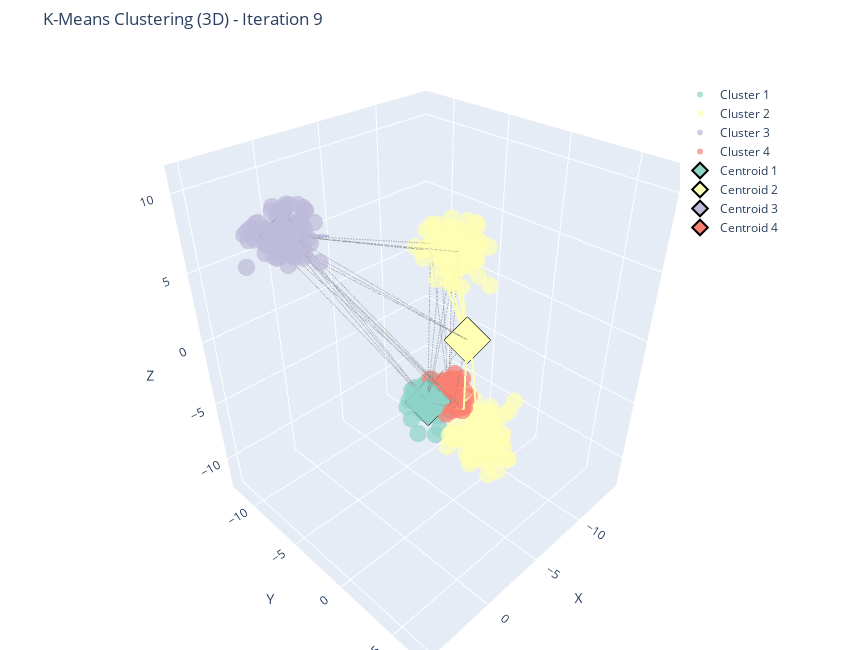
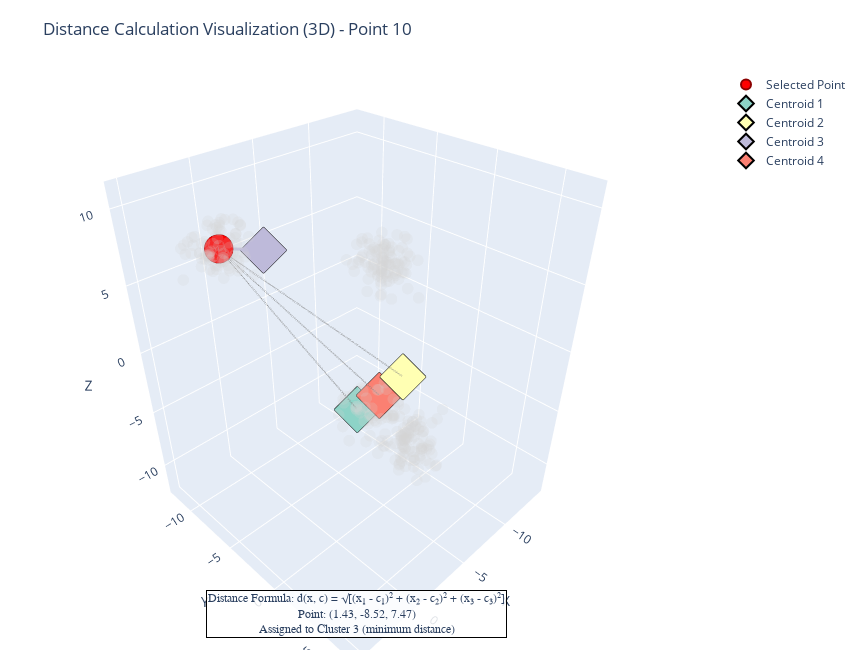

Notebook code for these charts, in order:
### Markdown cell above
### Example 5: 3D Cluster Visualization

Explore how K-Means behaves on a 3D dataset using interactive Plotly visuals.

### Code cell
# Generate and visualize a 3D dataset
X_3d_example, _ = generate_data(data_type='blobs', n_samples=400, n_centers=4, random_state=21, n_features=3)

kmeans_3d_example = KMeans(n_clusters=4, random_state=21, max_iters=15)
kmeans_3d_example.fit(X_3d_example)

# Main 3D visualization
fig_3d_example = create_main_visualization(
    X_3d_example,
    kmeans_3d_example,
    iteration=len(kmeans_3d_example.history) - 1,
    show_distances=True,
    show_voronoi=False
)
fig_3d_example.show()

# Distance calculation in 3D
point_idx_3d = 10
dist_fig_3d = create_distance_visualization(X_3d_example, kmeans_3d_example, point_idx=point_idx_3d, iteration=1)
dist_fig_3d.show()

# WCSS progression for 3D run
wcss_fig_3d = create_wcss_graph(kmeans_3d_example)
wcss_fig_3d.show()

display(create_math_explanation_panel(kmeans_3d_example, len(kmeans_3d_example.history) - 1))

### Figure 1 — Plotly figure (JSON) as saved in the notebook; plotly's stock layout.template omitted (floating-point values rounded to 4 significant figures; data arrays with more than 128 entries replaced by an {"elided": "..."} marker saying what was removed)
{"data": [{"line": {"color": "rgb(141,211,199)", "width": 4}, "mode": "lines", "name": "Centroid 1 Trail", "showlegend": false, "type": "scatter3d", "x": [-8.107, -8.707, -8.984, -8.913, -8.846, -8.721, -8.592, -8.536, -8.502, -8.502], "y": [-6.756, -6.608, -6.331, -6.345, -6.329, -6.286, -6.24, -6.224, -6.198, -6.198], "z": [-9.936, -9.352, -9.39, -9.317, -9.252, -9.157, -9.101, -9.095, -9.116, -9.116]}, {"line": {"color": "rgb(255,255,179)", "width": 4}, "mode": "lines", "name": "Centroid 2 Trail", "showlegend": false, "type": "scatter3d", "x": [-3.943, -5.828, -6.111, -6.348, -6.429, -6.429, -6.429, -6.429, -6.429, -6.429], "y": [2.815, 0.5914, 0.1786, -0.2726, -0.5606, -0.5606, -0.5606, -0.5606, -0.5606, -0.5606], "z": [-3.873, -1.009, -0.624, -0.09911, 0.2359, 0.2359, 0.2359, 0.2359, 0.2359, 0.2359]}, {"line": {"color": "rgb(190,186,218)", "width": 4}, "mode": "lines", "name": "Centroid 3 Trail", "showlegend": false, "type": "scatter3d", "x": [2.179, -1.212, -0.7298, 0.4837, 1.466, 1.466, 1.466, 1.466, 1.466, 1.466], "y": [-8.9, -7.52, -7.686, -8.122, -8.488, -8.488, -8.488, -8.488, -8.488, -8.488], "z": [7.125, 6.843, 6.992, 7.267, 7.481, 7.481, 7.481, 7.481, 7.481, 7.481]}, {"line": {"color": "rgb(251,128,114)", "width": 4}, "mode": "lines", "name": "Centroid 4 Trail", "showlegend": false, "type": "scatter3d", "x": [-10.12, -10.06, -10.2, -10.25, -10.29, -10.33, -10.31, -10.29, -10.29, -10.29], "y": [-4.7, -5.423, -5.369, -5.374, -5.411, -5.503, -5.596, -5.629, -5.658, -5.658], "z": [-8.736, -8.018, -8.712, -8.805, -8.884, -8.992, -9.048, -9.055, -9.04, -9.04]}, {"hovertemplate": "<b>Point %{text}</b><br>X: %{x:.2f}<br>Y: %{y:.2f}<br>Z: %{z:.2f}<extra></extra>", "marker": {"color": "rgb(141,211,199)", "opacity": 0.7, "size": 6}, "mode": "markers", "name": "Cluster 1", "text": ["Point 3", "Point 22", "Point 53", "Point 54", "Point 57", "Point 74", "Point 84", "Point 88", "Point 91", "Point 96", "Point 106", "Point 127", "Point 159", "Point 170", "Point 171", "Point 192", "Point 204", "Point 213", "Point 215", "Point 238", "Point 242", "Point 244", "Point 259", "Point 260", "Point 263", "Point 278", "Point 279", "Point 280", "Point 295", "Point 296", "Point 300", "Point 303", "Point 311", "Point 314", "Point 334", "Point 345", "Point 353", "Point 365", "Point 381", "Point 385", "Point 395"], "type": "scatter3d", "x": [-8.614, -8.294, -8.627, -9.744, -7.715, -8.954, -6.707, -8.69, -8.217, -9.025, -8.107, -8.878, -8.679, -8.466, -6.664, -9.561, -8.519, -8.961, -8.471, -9.493, -9.408, -8.468, -7.505, -8.711, -8.598, -8.579, -7.826, -9.004, -9.154, -9.022, -8.801, -9.007, -8.93, -8.455, -9.096, -7.281, -9.557, -9.022, -7.255, -6.953, -7.583], "y": [-6.618, -6.65, -6.161, -7.594, -7.548, -5.815, -6.072, -7.925, -4.633, -5.836, -6.756, -5.495, -6.478, -4.944, -5.474, -7.122, -6.532, -5.336, -6.432, -8.168, -7.455, -5.472, -7.007, -6.894, -5.718, -6.131, -4.099, -7.334, -6.322, -5.737, -5.173, -4.876, -6.166, -5.543, -5.231, -5.331, -6.714, -7.063, -6.82, -6.967, -4.459], "z": [-9.033, -7.662, -9.108, -8.586, -9.248, -7.933, -7.312, -8.756, -10.66, -8.835, -9.936, -10.33, -9.468, -8.936, -10.74, -9.424, -8.947, -9.319, -9.188, -9.503, -8.748, -8.404, -7.881, -10.76, -9.979, -9.366, -7.347, -9.674, -8.525, -10.2, -9.152, -9.68, -7.403, -9.795, -9.679, -7.763, -7.802, -8.317, -10.43, -9.158, -10.78]}, {"hovertemplate": "<b>Point %{text}</b><br>X: %{x:.2f}<br>Y: %{y:.2f}<br>Z: %{z:.2f}<extra></extra>", "marker": {"color": "rgb(255,255,179)", "opacity": 0.7, "size": 6}, "mode": "markers", "name": "Cluster 2", "text": {"elided": "200 str values"}, "type": "scatter3d", "x": {"elided": "200 float values"}, "y": {"elided": "200 float values"}, "z": {"elided": "200 float values"}}, {"hovertemplate": "<b>Point %{text}</b><br>X: %{x:.2f}<br>Y: %{y:.2f}<br>Z: %{z:.2f}<extra></extra>", "marker": {"color": "rgb(190,186,218)", "opacity": 0.7, "size": 6}, "mode": "markers", "name": "Cluster 3", "text": ["Point 5", "Point 7", "Point 10", "Point 19", "Point 21", "Point 25", "Point 32", "Point 40", "Point 41", "Point 43", "Point 49", "Point 56", "Point 59", "Point 61", "Point 62", "Point 63", "Point 72", "Point 73", "Point 76", "Point 83", "Point 86", "Point 89", "Point 95", "Point 100", "Point 105", "Point 109", "Point 111", "Point 113", "Point 120", "Point 123", "Point 124", "Point 137", "Point 141", "Point 142", "Point 143", "Point 149", "Point 150", "Point 155", "Point 161", "Point 164", "Point 175", "Point 179", "Point 184", "Point 187", "Point 193", "Point 195", "Point 196", "Point 197", "Point 206", "Point 207", "Point 211", "Point 216", "Point 218", "Point 219", "Point 220", "Point 227", "Point 240", "Point 241", "Point 245", "Point 246", "Point 248", "Point 253", "Point 254", "Point 255", "Point 264", "Point 266", "Point 267", "Point 269", "Point 273", "Point 282", "Point 285", "Point 289", "Point 293", "Point 304", "Point 308", "Point 309", "Point 313", "Point 315", "Point 317", "Point 327", "Point 328", "Point 333", "Point 335", "Point 336", "Point 339", "Point 343", "Point 346", "Point 347", "Point 352", "Point 371", "Point 373", "Point 374", "Point 376", "Point 380", "Point 382", "Point 390", "Point 393", "Point 396", "Point 397", "Point 399"], "type": "scatter3d", "x": [1.691, 1.087, 1.434, 0.8497, 1.623, 1.735, 0.3335, 2.369, 0.2649, 1.071, 1.063, 0.3255, 1.674, 2.179, 1.171, 0.7147, 2.246, 0.5618, 1.42, 2.161, 1.076, 1.955, 1.352, 3.337, 0.9922, 0.5845, 0.6241, 2.212, 0.953, 1.74, 2.368, 1.323, 0.8123, -0.04353, 1.864, 1.94, 0.8228, 1.177, 1.624, 2.023, 2.267, 2.472, 2.714, 1.574, 3.813, 1.939, 1.228, 2.339, 1.645, 1.452, -0.1013, 1.028, 0.8244, 0.06891, 0.6658, 1.079, 1.218, 3.073, 2.448, 1.883, 1.365, 1.253, 3.265, 1.542, 0.1124, -0.3167, 2.366, 2.412, 1.97, 1.71, -0.4566, 1.225, 0.6402, 0.0003679, 2.7, 0.8446, 2.752, 0.6066, 2.468, 1.13, 0.5428, 2.275, 2.285, -0.1008, 2.397, 0.4441, 1.295, 2.104, 1.102, 2.221, 0.9362, 0.3057, 0.5395, 2.833, 2.458, 2.401, 1.713, 2.314, 2.284, 0.3242], "y": [-7.932, -6.703, -8.517, -7.778, -7.898, -8.135, -7.529, -9.836, -9.456, -9.23, -9.762, -8.116, -7.749, -8.9, -6.903, -6.061, -8.017, -7.968, -8.561, -9.017, -7.921, -8.7, -9.59, -9.977, -8.292, -10.65, -9.72, -9.487, -7.156, -8.559, -6.804, -8.303, -8.201, -9.35, -6.923, -7.634, -7.446, -10.12, -8.971, -8.497, -8.992, -6.449, -8.642, -8.085, -8.409, -8.984, -9.227, -7.988, -7.698, -9.353, -10.78, -8.599, -9.352, -7.914, -9.171, -10.25, -7.138, -6.983, -10.08, -7.394, -8.518, -6.852, -9.795, -7.141, -8.446, -7.683, -9.509, -9.142, -9.123, -7.065, -8.883, -9.288, -7.097, -9.201, -9.86, -9.561, -10.28, -7.887, -9.666, -8.39, -7.927, -6.812, -7.76, -7.991, -9.011, -8.949, -8.992, -6.613, -8.994, -8.69, -8.9, -9.755, -9.192, -7.434, -8.105, -7.497, -8.036, -8.241, -8.34, -10.34], "z": [5.82, 8.288, 7.475, 7.344, 8.937, 6.922, 7.2, 8.068, 5.635, 7.096, 6.774, 8.215, 9.29, 7.125, 7.114, 6.348, 7.362, 6.604, 8.974, 6.865, 7.936, 6.897, 5.556, 5.542, 7.516, 8.311, 5.878, 7.084, 6.51, 7.888, 7.66, 7.448, 7.112, 7.405, 6.745, 8.141, 7.924, 7.109, 7.28, 7.529, 7.94, 7.746, 6.706, 7.544, 7.966, 6.089, 8.449, 9.406, 7.52, 7.524, 6.405, 6.732, 8.367, 8.769, 7.567, 6.677, 7.461, 8.322, 6.976, 9.621, 6.93, 8.662, 7.662, 8.055, 8.038, 7.956, 8.232, 7.33, 7.907, 7.444, 8.479, 7.02, 9.153, 6.413, 7.891, 7.765, 7.557, 5.931, 7.655, 7.681, 9.248, 7.766, 6.925, 6.581, 6.979, 8.897, 6.138, 7.094, 7.991, 7.239, 6.306, 7.865, 8.891, 7.585, 7.429, 6.812, 8.391, 7.487, 7.347, 6.656]}, {"hovertemplate": "<b>Point %{text}</b><br>X: %{x:.2f}<br>Y: %{y:.2f}<br>Z: %{z:.2f}<extra></extra>", "marker": {"color": "rgb(251,128,114)", "opacity": 0.7, "size": 6}, "mode": "markers", "name": "Cluster 4", "text": ["Point 24", "Point 29", "Point 31", "Point 33", "Point 51", "Point 71", "Point 81", "Point 85", "Point 94", "Point 98", "Point 102", "Point 104", "Point 110", "Point 140", "Point 152", "Point 160", "Point 165", "Point 180", "Point 182", "Point 183", "Point 188", "Point 189", "Point 190", "Point 201", "Point 205", "Point 208", "Point 210", "Point 217", "Point 224", "Point 231", "Point 233", "Point 236", "Point 243", "Point 249", "Point 258", "Point 275", "Point 288", "Point 290", "Point 292", "Point 298", "Point 301", "Point 305", "Point 307", "Point 319", "Point 322", "Point 329", "Point 342", "Point 344", "Point 348", "Point 351", "Point 354", "Point 359", "Point 361", "Point 363", "Point 367", "Point 368", "Point 369", "Point 388", "Point 394"], "type": "scatter3d", "x": [-8.924, -10.77, -9.416, -10.02, -11.14, -9.629, -10.03, -10.21, -11.11, -10.01, -10.21, -9.912, -10.01, -9.62, -9.579, -10.24, -10.11, -9.76, -10.79, -10.49, -9.881, -10.51, -9.685, -9.967, -10.67, -10.99, -11.17, -9.83, -10.12, -9.56, -11.11, -9.718, -12.86, -11.16, -10.06, -9.693, -9.622, -9.424, -9.952, -11.59, -10.17, -9.53, -10.04, -10.47, -10.0, -10.2, -10.99, -10.23, -10.99, -10.6, -9.842, -10.47, -12.04, -10.13, -9.718, -9.912, -11.39, -10.49, -10.21], "y": [-4.081, -5.882, -5.038, -6.551, -5.652, -5.332, -6.587, -6.056, -7.827, -5.095, -6.601, -5.663, -5.449, -5.463, -5.638, -5.073, -4.924, -5.479, -4.536, -5.868, -5.277, -7.139, -6.38, -4.687, -5.993, -4.519, -5.792, -6.738, -4.7, -4.912, -4.961, -4.348, -7.37, -6.061, -5.199, -5.958, -4.948, -5.093, -6.157, -5.086, -5.958, -5.619, -6.035, -6.415, -4.501, -4.061, -8.392, -4.019, -6.082, -5.039, -6.325, -5.03, -6.714, -7.004, -5.316, -7.323, -4.446, -4.802, -6.598], "z": [-9.021, -9.593, -6.941, -8.556, -9.943, -9.184, -8.649, -8.307, -10.11, -9.838, -9.649, -10.12, -7.465, -8.738, -9.667, -9.791, -6.58, -8.777, -9.988, -8.029, -9.206, -9.02, -8.883, -9.273, -10.25, -10.07, -8.604, -9.583, -8.736, -9.198, -7.547, -6.689, -9.8, -10.49, -8.004, -8.825, -9.26, -10.21, -10.07, -9.809, -8.476, -9.626, -8.269, -8.205, -9.721, -9.712, -10.54, -7.735, -8.4, -8.724, -8.853, -8.817, -9.001, -8.873, -9.626, -8.207, -9.188, -9.847, -9.079]}, {"hovertemplate": "Distance to Centroid 1: 14.16<extra></extra>", "line": {"color": "gray", "dash": "dot", "width": 2}, "mode": "lines", "showlegend": false, "type": "scatter3d", "x": [-8.412, -8.502], "y": [-3.285, -6.198], "z": [4.74, -9.116]}, {"hovertemplate": "Distance to Centroid 2: 5.63<extra></extra>", "line": {"color": "rgb(255,255,179)", "dash": "solid", "width": 4}, "mode": "lines", "showlegend": false, "type": "scatter3d", "x": [-8.412, -6.429], "y": [-3.285, -0.5606], "z": [4.74, 0.2359]}, {"hovertemplate": "Distance to Centroid 3: 11.50<extra></extra>", "line": {"color": "gray", "dash": "dot", "width": 2}, "mode": "lines", "showlegend": false, "type": "scatter3d", "x": [-8.412, 1.466], "y": [-3.285, -8.488], "z": [4.74, 7.481]}, {"hovertemplate": "Distance to Centroid 4: 14.11<extra></extra>", "line": {"color": "gray", "dash": "dot", "width": 2}, "mode": "lines", "showlegend": false, "type": "scatter3d", "x": [-8.412, -10.29], "y": [-3.285, -5.658], "z": [4.74, -9.04]}, {"hovertemplate": "Distance to Centroid 1: 20.66<extra></extra>", "line": {"color": "gray", "dash": "dot", "width": 2}, "mode": "lines", "showlegend": false, "type": "scatter3d", "x": [2.369, -8.502], "y": [-9.836, -6.198], "z": [8.068, -9.116]}, {"hovertemplate": "Distance to Centroid 2: 14.99<extra></extra>", "line": {"color": "gray", "dash": "dot", "width": 2}, "mode": "lines", "showlegend": false, "type": "scatter3d", "x": [2.369, -6.429], "y": [-9.836, -0.5606], "z": [8.068, 0.2359]}, {"hovertemplate": "Distance to Centroid 3: 1.73<extra></extra>", "line": {"color": "rgb(190,186,218)", "dash": "solid", "width": 4}, "mode": "lines", "showlegend": false, "type": "scatter3d", "x": [2.369, 1.466], "y": [-9.836, -8.488], "z": [8.068, 7.481]}, {"hovertemplate": "Distance to Centroid 4: 21.69<extra></extra>", "line": {"color": "gray", "dash": "dot", "width": 2}, "mode": "lines", "showlegend": false, "type": "scatter3d", "x": [2.369, -10.29], "y": [-9.836, -5.658], "z": [8.068, -9.04]}, {"hovertemplate": "Distance to Centroid 1: 11.50<extra></extra>", "line": {"color": "gray", "dash": "dot", "width": 2}, "mode": "lines", "showlegend": false, "type": "scatter3d", "x": [-3.619, -8.502], "y": [1.851, -6.198], "z": [-2.513, -9.116]}, {"hovertemplate": "Distance to Centroid 2: 4.61<extra></extra>", "line": {"color": "rgb(255,255,179)", "dash": "solid", "width": 4}, "mode": "lines", "showlegend": false, "type": "scatter3d", "x": [-3.619, -6.429], "y": [1.851, -0.5606], "z": [-2.513, 0.2359]}, {"hovertemplate": "Distance to Centroid 3: 15.25<extra></extra>", "line": {"color": "gray", "dash": "dot", "width": 2}, "mode": "lines", "showlegend": false, "type": "scatter3d", "x": [-3.619, 1.466], "y": [1.851, -8.488], "z": [-2.513, 7.481]}, {"hovertemplate": "Distance to Centroid 4: 11.98<extra></extra>", "line": {"color": "gray", "dash": "dot", "width": 2}, "mode": "lines", "showlegend": false, "type": "scatter3d", "x": [-3.619, -10.29], "y": [1.851, -5.658], "z": [-2.513, -9.04]}, {"hovertemplate": "Distance to Centroid 1: 18.29<extra></extra>", "line": {"color": "gray", "dash": "dot", "width": 2}, "mode": "lines", "showlegend": false, "type": "scatter3d", "x": [0.953, -8.502], "y": [-7.156, -6.198], "z": [6.51, -9.116]}, {"hovertemplate": "Distance to Centroid 2: 11.72<extra></extra>", "line": {"color": "gray", "dash": "dot", "width": 2}, "mode": "lines", "showlegend": false, "type": "scatter3d", "x": [0.953, -6.429], "y": [-7.156, -0.5606], "z": [6.51, 0.2359]}, {"hovertemplate": "Distance to Centroid 3: 1.73<extra></extra>", "line": {"color": "rgb(190,186,218)", "dash": "solid", "width": 4}, "mode": "lines", "showlegend": false, "type": "scatter3d", "x": [0.953, 1.466], "y": [-7.156, -8.488], "z": [6.51, 7.481]}, {"hovertemplate": "Distance to Centroid 4: 19.25<extra></extra>", "line": {"color": "gray", "dash": "dot", "width": 2}, "mode": "lines", "showlegend": false, "type": "scatter3d", "x": [0.953, -10.29], "y": [-7.156, -5.658], "z": [6.51, -9.04]}, {"hovertemplate": "Distance to Centroid 1: 2.17<extra></extra>", "line": {"color": "gray", "dash": "dot", "width": 2}, "mode": "lines", "showlegend": false, "type": "scatter3d", "x": [-10.24, -8.502], "y": [-5.073, -6.198], "z": [-9.791, -9.116]}, {"hovertemplate": "Distance to Centroid 2: 11.64<extra></extra>", "line": {"color": "gray", "dash": "dot", "width": 2}, "mode": "lines", "showlegend": false, "type": "scatter3d", "x": [-10.24, -6.429], "y": [-5.073, -0.5606], "z": [-9.791, 0.2359]}, {"hovertemplate": "Distance to Centroid 3: 21.14<extra></extra>", "line": {"color": "gray", "dash": "dot", "width": 2}, "mode": "lines", "showlegend": false, "type": "scatter3d", "x": [-10.24, 1.466], "y": [-5.073, -8.488], "z": [-9.791, 7.481]}, {"hovertemplate": "Distance to Centroid 4: 0.95<extra></extra>", "line": {"color": "rgb(251,128,114)", "dash": "solid", "width": 4}, "mode": "lines", "showlegend": false, "type": "scatter3d", "x": [-10.24, -10.29], "y": [-5.073, -5.658], "z": [-9.791, -9.04]}, {"hovertemplate": "Distance to Centroid 1: 14.33<extra></extra>", "line": {"color": "gray", "dash": "dot", "width": 2}, "mode": "lines", "showlegend": false, "type": "scatter3d", "x": [-7.415, -8.502], "y": [-4.907, -6.198], "z": [5.111, -9.116]}, {"hovertemplate": "Distance to Centroid 2: 6.61<extra></extra>", "line": {"color": "rgb(255,255,179)", "dash": "solid", "width": 4}, "mode": "lines", "showlegend": false, "type": "scatter3d", "x": [-7.415, -6.429], "y": [-4.907, -0.5606], "z": [5.111, 0.2359]}, {"hovertemplate": "Distance to Centroid 3: 9.86<extra></extra>", "line": {"color": "gray", "dash": "dot", "width": 2}, "mode": "lines", "showlegend": false, "type": "scatter3d", "x": [-7.415, 1.466], "y": [-4.907, -8.488], "z": [5.111, 7.481]}, {"hovertemplate": "Distance to Centroid 4: 14.46<extra></extra>", "line": {"color": "gray", "dash": "dot", "width": 2}, "mode": "lines", "showlegend": false, "type": "scatter3d", "x": [-7.415, -10.29], "y": [-4.907, -5.658], "z": [5.111, -9.04]}, {"hovertemplate": "Distance to Centroid 1: 19.24<extra></extra>", "line": {"color": "gray", "dash": "dot", "width": 2}, "mode": "lines", "showlegend": false, "type": "scatter3d", "x": [1.218, -8.502], "y": [-7.138, -6.198], "z": [7.461, -9.116]}, {"hovertemplate": "Distance to Centroid 2: 12.41<extra></extra>", "line": {"color": "gray", "dash": "dot", "width": 2}, "mode": "lines", "showlegend": false, "type": "scatter3d", "x": [1.218, -6.429], "y": [-7.138, -0.5606], "z": [7.461, 0.2359]}, {"hovertemplate": "Distance to Centroid 3: 1.37<extra></extra>", "line": {"color": "rgb(190,186,218)", "dash": "solid", "width": 4}, "mode": "lines", "showlegend": false, "type": "scatter3d", "x": [1.218, 1.466], "y": [-7.138, -8.488], "z": [7.461, 7.481]}, {"hovertemplate": "Distance to Centroid 4: 20.17<extra></extra>", "line": {"color": "gray", "dash": "dot", "width": 2}, "mode": "lines", "showlegend": false, "type": "scatter3d", "x": [1.218, -10.29], "y": [-7.138, -5.658], "z": [7.461, -9.04]}, {"hovertemplate": "Distance to Centroid 1: 1.36<extra></extra>", "line": {"color": "rgb(141,211,199)", "dash": "solid", "width": 4}, "mode": "lines", "showlegend": false, "type": "scatter3d", "x": [-9.004, -8.502], "y": [-7.334, -6.198], "z": [-9.674, -9.116]}, {"hovertemplate": "Distance to Centroid 2: 12.28<extra></extra>", "line": {"color": "gray", "dash": "dot", "width": 2}, "mode": "lines", "showlegend": false, "type": "scatter3d", "x": [-9.004, -6.429], "y": [-7.334, -0.5606], "z": [-9.674, 0.2359]}, {"hovertemplate": "Distance to Centroid 3: 20.13<extra></extra>", "line": {"color": "gray", "dash": "dot", "width": 2}, "mode": "lines", "showlegend": false, "type": "scatter3d", "x": [-9.004, 1.466], "y": [-7.334, -8.488], "z": [-9.674, 7.481]}, {"hovertemplate": "Distance to Centroid 4: 2.20<extra></extra>", "line": {"color": "gray", "dash": "dot", "width": 2}, "mode": "lines", "showlegend": false, "type": "scatter3d", "x": [-9.004, -10.29], "y": [-7.334, -5.658], "z": [-9.674, -9.04]}, {"hovertemplate": "Distance to Centroid 1: 12.88<extra></extra>", "line": {"color": "gray", "dash": "dot", "width": 2}, "mode": "lines", "showlegend": false, "type": "scatter3d", "x": [-9.061, -8.502], "y": [-5.517, -6.198], "z": [3.729, -9.116]}, {"hovertemplate": "Distance to Centroid 2: 6.61<extra></extra>", "line": {"color": "rgb(255,255,179)", "dash": "solid", "width": 4}, "mode": "lines", "showlegend": false, "type": "scatter3d", "x": [-9.061, -6.429], "y": [-5.517, -0.5606], "z": [3.729, 0.2359]}, {"hovertemplate": "Distance to Centroid 3: 11.56<extra></extra>", "line": {"color": "gray", "dash": "dot", "width": 2}, "mode": "lines", "showlegend": false, "type": "scatter3d", "x": [-9.061, 1.466], "y": [-5.517, -8.488], "z": [3.729, 7.481]}, {"hovertemplate": "Distance to Centroid 4: 12.83<extra></extra>", "line": {"color": "gray", "dash": "dot", "width": 2}, "mode": "lines", "showlegend": false, "type": "scatter3d", "x": [-9.061, -10.29], "y": [-5.517, -5.658], "z": [3.729, -9.04]}, {"hovertemplate": "Distance to Centroid 1: 13.39<extra></extra>", "line": {"color": "gray", "dash": "dot", "width": 2}, "mode": "lines", "showlegend": false, "type": "scatter3d", "x": [-8.938, -8.502], "y": [-4.314, -6.198], "z": [4.134, -9.116]}, {"hovertemplate": "Distance to Centroid 2: 5.96<extra></extra>", "line": {"color": "rgb(255,255,179)", "dash": "solid", "width": 4}, "mode": "lines", "showlegend": false, "type": "scatter3d", "x": [-8.938, -6.429], "y": [-4.314, -0.5606], "z": [4.134, 0.2359]}, {"hovertemplate": "Distance to Centroid 3: 11.70<extra></extra>", "line": {"color": "gray", "dash": "dot", "width": 2}, "mode": "lines", "showlegend": false, "type": "scatter3d", "x": [-8.938, 1.466], "y": [-4.314, -8.488], "z": [4.134, 7.481]}, {"hovertemplate": "Distance to Centroid 4: 13.31<extra></extra>", "line": {"color": "gray", "dash": "dot", "width": 2}, "mode": "lines", "showlegend": false, "type": "scatter3d", "x": [-8.938, -10.29], "y": [-4.314, -5.658], "z": [4.134, -9.04]}, {"marker": {"color": "rgb(141,211,199)", "opacity": 0.3, "size": 8, "symbol": "x"}, "mode": "markers", "name": "Old Centroid 1", "showlegend": false, "type": "scatter3d", "x": [-8.502], "y": [-6.198], "z": [-9.116]}, {"marker": {"color": "rgb(255,255,179)", "opacity": 0.3, "size": 8, "symbol": "x"}, "mode": "markers", "name": "Old Centroid 2", "showlegend": false, "type": "scatter3d", "x": [-6.429], "y": [-0.5606], "z": [0.2359]}, {"marker": {"color": "rgb(190,186,218)", "opacity": 0.3, "size": 8, "symbol": "x"}, "mode": "markers", "name": "Old Centroid 3", "showlegend": false, "type": "scatter3d", "x": [1.466], "y": [-8.488], "z": [7.481]}, {"marker": {"color": "rgb(251,128,114)", "opacity": 0.3, "size": 8, "symbol": "x"}, "mode": "markers", "name": "Old Centroid 4", "showlegend": false, "type": "scatter3d", "x": [-10.29], "y": [-5.658], "z": [-9.04]}, {"hovertemplate": "<b>Centroid 1</b><br>X: {x:.2f}<br>Y: {y:.2f}<br>Z: {z:.2f}<extra></extra>", "marker": {"color": "rgb(141,211,199)", "line": {"color": "black", "width": 2}, "size": 12, "symbol": "diamond"}, "mode": "markers", "name": "Centroid 1", "type": "scatter3d", "x": [-8.502], "y": [-6.198], "z": [-9.116]}, {"hovertemplate": "<b>Centroid 2</b><br>X: {x:.2f}<br>Y: {y:.2f}<br>Z: {z:.2f}<extra></extra>", "marker": {"color": "rgb(255,255,179)", "line": {"color": "black", "width": 2}, "size": 12, "symbol": "diamond"}, "mode": "markers", "name": "Centroid 2", "type": "scatter3d", "x": [-6.429], "y": [-0.5606], "z": [0.2359]}, {"hovertemplate": "<b>Centroid 3</b><br>X: {x:.2f}<br>Y: {y:.2f}<br>Z: {z:.2f}<extra></extra>", "marker": {"color": "rgb(190,186,218)", "line": {"color": "black", "width": 2}, "size": 12, "symbol": "diamond"}, "mode": "markers", "name": "Centroid 3", "type": "scatter3d", "x": [1.466], "y": [-8.488], "z": [7.481]}, {"hovertemplate": "<b>Centroid 4</b><br>X: {x:.2f}<br>Y: {y:.2f}<br>Z: {z:.2f}<extra></extra>", "marker": {"color": "rgb(251,128,114)", "line": {"color": "black", "width": 2}, "size": 12, "symbol": "diamond"}, "mode": "markers", "name": "Centroid 4", "type": "scatter3d", "x": [-10.29], "y": [-5.658], "z": [-9.04]}], "layout": {"height": 650, "legend": {"x": 0.8, "y": 0.95}, "margin": {"b": 0, "l": 0, "r": 0, "t": 50}, "scene": {"xaxis": {"range": [-14.86, 5.813], "title": {"text": "X"}}, "yaxis": {"range": [-12.78, 7.727], "title": {"text": "Y"}}, "zaxis": {"range": [-12.78, 11.62], "title": {"text": "Z"}}}, "title": {"text": "K-Means Clustering (3D) - Iteration 9"}, "width": 850}}

### Figure 2 — Plotly figure (JSON) as saved in the notebook; plotly's stock layout.template omitted (floating-point values rounded to 4 significant figures; data arrays with more than 128 entries replaced by an {"elided": "..."} marker saying what was removed)
{"data": [{"marker": {"color": "lightgray", "opacity": 0.2, "size": 4}, "mode": "markers", "name": "Other Points", "showlegend": false, "type": "scatter3d", "x": {"elided": "400 float values"}, "y": {"elided": "400 float values"}, "z": {"elided": "400 float values"}}, {"hovertemplate": "<b>%{text}</b><br>X: %{x:.2f}<br>Y: %{y:.2f}<br>Z: %{z:.2f}<extra></extra>", "marker": {"color": "red", "line": {"color": "darkred", "width": 2}, "size": 10, "symbol": "circle"}, "mode": "markers", "name": "Selected Point", "text": "Point 10", "type": "scatter3d", "x": [1.434], "y": [-8.517], "z": [7.475]}, {"hovertemplate": "Distance to Centroid 1: 19.93<extra></extra>", "line": {"color": "gray", "dash": "dot", "width": 3}, "mode": "lines", "name": "Distance to Centroid 1", "showlegend": false, "type": "scatter3d", "x": [1.434, -8.707], "y": [-8.517, -6.608], "z": [7.475, -9.352]}, {"hovertemplate": "Distance to Centroid 2: 16.91<extra></extra>", "line": {"color": "gray", "dash": "dot", "width": 3}, "mode": "lines", "name": "Distance to Centroid 2", "showlegend": false, "type": "scatter3d", "x": [1.434, -5.828], "y": [-8.517, 0.5914], "z": [7.475, -1.009]}, {"hovertemplate": "Distance to Centroid 3: 0.91<extra></extra>", "line": {"color": "rgb(190,186,218)", "dash": "solid", "width": 6}, "mode": "lines", "name": "Distance to Centroid 3", "showlegend": false, "type": "scatter3d", "x": [1.434, -1.212], "y": [-8.517, -7.52], "z": [7.475, 6.843]}, {"hovertemplate": "Distance to Centroid 4: 20.27<extra></extra>", "line": {"color": "gray", "dash": "dot", "width": 3}, "mode": "lines", "name": "Distance to Centroid 4", "showlegend": false, "type": "scatter3d", "x": [1.434, -10.06], "y": [-8.517, -5.423], "z": [7.475, -8.018]}, {"hovertemplate": "<b>Centroid 1</b><br>X: {x:.2f}<br>Y: {y:.2f}<br>Z: {z:.2f}<extra></extra>", "marker": {"color": "rgb(141,211,199)", "line": {"color": "black", "width": 2}, "size": 12, "symbol": "diamond"}, "mode": "markers", "name": "Centroid 1", "type": "scatter3d", "x": [-8.707], "y": [-6.608], "z": [-9.352]}, {"hovertemplate": "<b>Centroid 2</b><br>X: {x:.2f}<br>Y: {y:.2f}<br>Z: {z:.2f}<extra></extra>", "marker": {"color": "rgb(255,255,179)", "line": {"color": "black", "width": 2}, "size": 12, "symbol": "diamond"}, "mode": "markers", "name": "Centroid 2", "type": "scatter3d", "x": [-5.828], "y": [0.5914], "z": [-1.009]}, {"hovertemplate": "<b>Centroid 3</b><br>X: {x:.2f}<br>Y: {y:.2f}<br>Z: {z:.2f}<extra></extra>", "marker": {"color": "rgb(190,186,218)", "line": {"color": "black", "width": 2}, "size": 12, "symbol": "diamond"}, "mode": "markers", "name": "Centroid 3", "type": "scatter3d", "x": [-1.212], "y": [-7.52], "z": [6.843]}, {"hovertemplate": "<b>Centroid 4</b><br>X: {x:.2f}<br>Y: {y:.2f}<br>Z: {z:.2f}<extra></extra>", "marker": {"color": "rgb(251,128,114)", "line": {"color": "black", "width": 2}, "size": 12, "symbol": "diamond"}, "mode": "markers", "name": "Centroid 4", "type": "scatter3d", "x": [-10.06], "y": [-5.423], "z": [-8.018]}], "layout": {"annotations": [{"bgcolor": "rgba(255, 255, 255, 0.85)", "bordercolor": "black", "borderwidth": 1, "font": {"family": "Courier New", "size": 12}, "showarrow": false, "text": "Distance Formula: d(x, c) = √[(x₁ - c₁)² + (x₂ - c₂)² + (x₃ - c₃)²]<br>Point: (1.43, -8.52, 7.47)<br>Assigned to Cluster 3 (minimum distance)", "x": 0.5, "xref": "paper", "y": 0.02, "yref": "paper"}], "height": 650, "margin": {"b": 0, "l": 0, "r": 0, "t": 70}, "scene": {"xaxis": {"range": [-14.86, 5.813], "title": {"text": "X"}}, "yaxis": {"range": [-12.78, 7.727], "title": {"text": "Y"}}, "zaxis": {"range": [-12.78, 11.62], "title": {"text": "Z"}}}, "title": {"text": "Distance Calculation Visualization (3D) - Point 10"}, "width": 850}}
